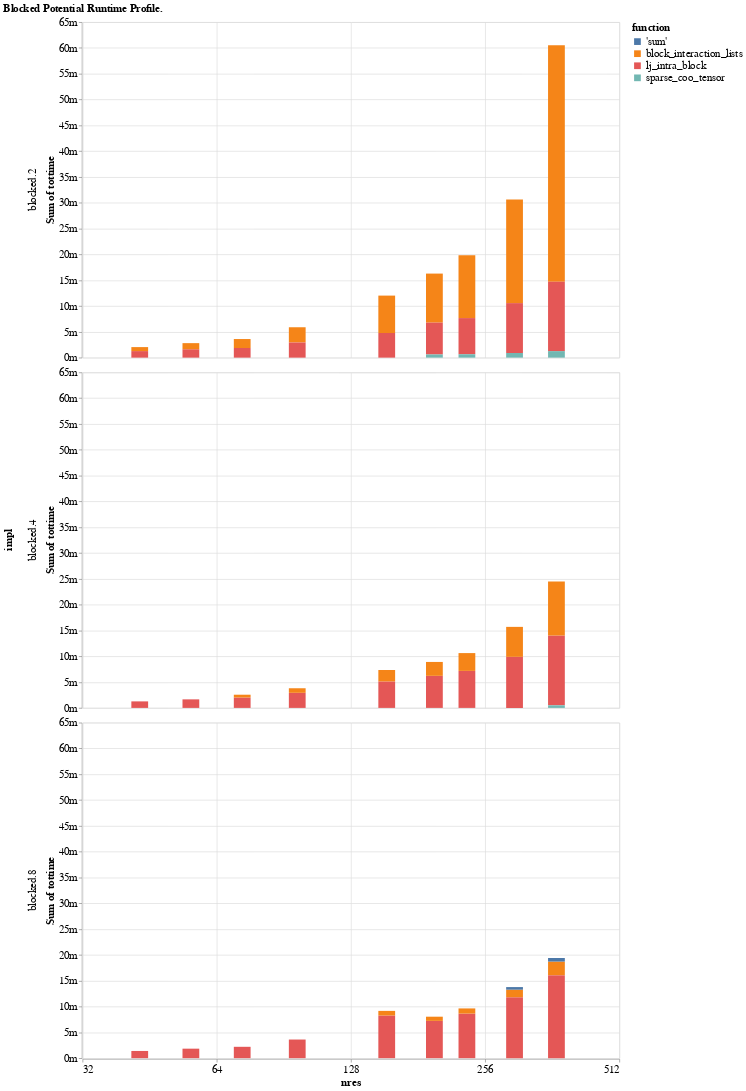

The notebook cell saved with this chart:
### Code cell
pdat = stat_profile(rosetta_score_results)
pdat = pdat[~pdat.impl.str.contains("rosetta")]
rdat = pdat.query("tottime > 500e-6 and fractime > 1e-3")
rdat["function"] = (
    rdat.function_name.str.extract("method (['\.\w]*)")
    .where(lambda v: ~pandas.isna(v), rdat.function_name)
    .map(lambda v: v.split(".")[-1])
)

encoding = dict(
    x=altair.X(
        "nres", axis=altair.Axis(format="s"), scale=altair.Scale(type="log", base=2)
    ),
    y=altair.Y("sum(tottime)", axis=altair.Axis(format="s")),
    color="function",
    row="impl",
)

c = (altair.Chart(rdat).mark_bar().encode(**encoding)).configure(
    bar={"continuousBandSize": 25}
)
c.title = "Blocked Potential Runtime Profile."
c

### Figure 1 — Vega-Lite specification as saved in the notebook (floating-point values rounded to 4 significant figures)
{"$schema": "https://vega.github.io/schema/vega-lite/v2.6.0.json", "config": {"axis": {"labelFontSize": 16, "titleFontSize": 16}, "bar": {"continuousBandSize": 25}, "header": {"labelFontSize": 16, "titleFontSize": 16}, "legend": {"labelFontSize": 16, "titleFontSize": 16}, "title": {"fontSize": 16}, "view": {"height": 500, "width": 800}}, "data": {"name": "data-e7e91e11b7e24799ba773ab44dcf2fb8"}, "datasets": {"data-e7e91e11b7e24799ba773ab44dcf2fb8": [{"cumtime": 0.002956, "cumtime_per": 0.002956, "device": "cpu", "fractime": 0.46, "function": "block_interaction_lists", "function_name": "~:0(<built-in method tmol_score_ljlk_cpp_potential_cpu.block_interaction_lists>)", "impl": "blocked.2", "model": "BYSIZE_100", "name": "score.tmol_lj_cpu_cpp.blocked.2", "natoms": 1864, "ncalls": 1, "ncalls_recursion": "1", "nres": 97, "tottime": 0.002956, "tottime_per": 0.002956}, {"cumtime": 0.002932, "cumtime_per": 0.002932, "device": "cpu", "fractime": 0.4563, "function": "lj_intra_block", "function_name": "~:0(<built-in method tmol_score_ljlk_cpp_potential_cpu.lj_intra_block>)", "impl": "blocked.2", "model": "BYSIZE_100", "name": "score.tmol_lj_cpu_cpp.blocked.2", "natoms": 1864, "ncalls": 1, "ncalls_recursion": "1", "nres": 97, "tottime": 0.002932, "tottime_per": 0.002932}, {"cumtime": 0.002923, "cumtime_per": 0.002923, "device": "cpu", "fractime": 0.6964, "function": "lj_intra_block", "function_name": "~:0(<built-in method tmol_score_ljlk_cpp_potential_cpu.lj_intra_block>)", "impl": "blocked.4", "model": "BYSIZE_100", "name": "score.tmol_lj_cpu_cpp.blocked.4", "natoms": 1864, "ncalls": 1, "ncalls_recursion": "1", "nres": 97, "tottime": 0.002923, "tottime_per": 0.002923}, {"cumtime": 0.000884, "cumtime_per": 0.000884, "device": "cpu", "fractime": 0.2106, "function": "block_interaction_lists", "function_name": "~:0(<built-in method tmol_score_ljlk_cpp_potential_cpu.block_interaction_lists>)", "impl": "blocked.4", "model": "BYSIZE_100", "name": "score.tmol_lj_cpu_cpp.blocked.4", "natoms": 1864, "ncalls": 1, "ncalls_recursion": "1", "nres": 97, "tottime": 0.000884, "tottime_per": 0.000884}, {"cumtime": 0.00361, "cumtime_per": 0.00361, "device": "cpu", "fractime": 0.8413, "function": "lj_intra_block", "function_name": "~:0(<built-in method tmol_score_ljlk_cpp_potential_cpu.lj_intra_block>)", "impl": "blocked.8", "model": "BYSIZE_100", "name": "score.tmol_lj_cpu_cpp.blocked.8", "natoms": 1864, "ncalls": 1, "ncalls_recursion": "1", "nres": 97, "tottime": 0.00361, "tottime_per": 0.00361}, {"cumtime": 0.007246, "cumtime_per": 0.007246, "device": "cpu", "fractime": 0.5684, "function": "block_interaction_lists", "function_name": "~:0(<built-in method tmol_score_ljlk_cpp_potential_cpu.block_interaction_lists>)", "impl": "blocked.2", "model": "BYSIZE_150", "name": "score.tmol_lj_cpu_cpp.blocked.2", "natoms": 3016, "ncalls": 1, "ncalls_recursion": "1", "nres": 154, "tottime": 0.007246, "tottime_per": 0.007246}, {"cumtime": 0.004774, "cumtime_per": 0.004774, "device": "cpu", "fractime": 0.3745, "function": "lj_intra_block", "function_name": "~:0(<built-in method tmol_score_ljlk_cpp_potential_cpu.lj_intra_block>)", "impl": "blocked.2", "model": "BYSIZE_150", "name": "score.tmol_lj_cpu_cpp.blocked.2", "natoms": 3016, "ncalls": 1, "ncalls_recursion": "1", "nres": 154, "tottime": 0.004774, "tottime_per": 0.004774}, {"cumtime": 0.005133, "cumtime_per": 0.005133, "device": "cpu", "fractime": 0.652, "function": "lj_intra_block", "function_name": "~:0(<built-in method tmol_score_ljlk_cpp_potential_cpu.lj_intra_block>)", "impl": "blocked.4", "model": "BYSIZE_150", "name": "score.tmol_lj_cpu_cpp.blocked.4", "natoms": 3016, "ncalls": 1, "ncalls_recursion": "1", "nres": 154, "tottime": 0.005133, "tottime_per": 0.005133}, {"cumtime": 0.002212, "cumtime_per": 0.002212, "device": "cpu", "fractime": 0.281, "function": "block_interaction_lists", "function_name": "~:0(<built-in method tmol_score_ljlk_cpp_potential_cpu.block_interaction_lists>)", "impl": "blocked.4", "model": "BYSIZE_150", "name": "score.tmol_lj_cpu_cpp.blocked.4", "natoms": 3016, "ncalls": 1, "ncalls_recursion": "1", "nres": 154, "tottime": 0.002212, "tottime_per": 0.002212}, {"cumtime": 0.008269, "cumtime_per": 0.008269, "device": "cpu", "fractime": 0.8347, "function": "lj_intra_block", "function_name": "~:0(<built-in method tmol_score_ljlk_cpp_potential_cpu.lj_intra_block>)", "impl": "blocked.8", "model": "BYSIZE_150", "name": "score.tmol_lj_cpu_cpp.blocked.8", "natoms": 3016, "ncalls": 1, "ncalls_recursion": "1", "nres": 154, "tottime": 0.008269, "tottime_per": 0.008269}, {"cumtime": 0.000892, "cumtime_per": 0.000892, "device": "cpu", "fractime": 0.09004, "function": "block_interaction_lists", "function_name": "~:0(<built-in method tmol_score_ljlk_cpp_potential_cpu.block_interaction_lists>)", "impl": "blocked.8", "model": "BYSIZE_150", "name": "score.tmol_lj_cpu_cpp.blocked.8", "natoms": 3016, "ncalls": 1, "ncalls_recursion": "1", "nres": 154, "tottime": 0.000892, "tottime_per": 0.000892}, {"cumtime": 0.00127, "cumtime_per": 0.00127, "device": "cpu", "fractime": 0.5323, "function": "lj_intra_block", "function_name": "~:0(<built-in method tmol_score_ljlk_cpp_potential_cpu.lj_intra_block>)", "impl": "blocked.2", "model": "BYSIZE_40", "name": "score.tmol_lj_cpu_cpp.blocked.2", "natoms": 816, "ncalls": 1, "ncalls_recursion": "1", "nres": 43, "tottime": 0.00127, "tottime_per": 0.00127}, {"cumtime": 0.000773, "cumtime_per": 0.000773, "device": "cpu", "fractime": 0.324, "function": "block_interaction_lists", "function_name": "~:0(<built-in method tmol_score_ljlk_cpp_potential_cpu.block_interaction_lists>)", "impl": "blocked.2", "model": "BYSIZE_40", "name": "score.tmol_lj_cpu_cpp.blocked.2", "natoms": 816, "ncalls": 1, "ncalls_recursion": "1", "nres": 43, "tottime": 0.000773, "tottime_per": 0.000773}, {"cumtime": 0.001264, "cumtime_per": 0.001264, "device": "cpu", "fractime": 0.7121, "function": "lj_intra_block", "function_name": "~:0(<built-in method tmol_score_ljlk_cpp_potential_cpu.lj_intra_block>)", "impl": "blocked.4", "model": "BYSIZE_40", "name": "score.tmol_lj_cpu_cpp.blocked.4", "natoms": 816, "ncalls": 1, "ncalls_recursion": "1", "nres": 43, "tottime": 0.001264, "tottime_per": 0.001264}, {"cumtime": 0.001397, "cumtime_per": 0.001397, "device": "cpu", "fractime": 0.7965, "function": "lj_intra_block", "function_name": "~:0(<built-in method tmol_score_ljlk_cpp_potential_cpu.lj_intra_block>)", "impl": "blocked.8", "model": "BYSIZE_40", "name": "score.tmol_lj_cpu_cpp.blocked.8", "natoms": 816, "ncalls": 1, "ncalls_recursion": "1", "nres": 43, "tottime": 0.001397, "tottime_per": 0.001397}, {"cumtime": 0.001864, "cumtime_per": 0.001864, "device": "cpu", "fractime": 0.4612, "function": "lj_intra_block", "function_name": "~:0(<built-in method tmol_score_ljlk_cpp_potential_cpu.lj_intra_block>)", "impl": "blocked.2", "model": "BYSIZE_75", "name": "score.tmol_lj_cpu_cpp.blocked.2", "natoms": 1368, "ncalls": 1, "ncalls_recursion": "1", "nres": 73, "tottime": 0.001864, "tottime_per": 0.001864}, {"cumtime": 0.00174, "cumtime_per": 0.00174, "device": "cpu", "fractime": 0.4305, "function": "block_interaction_lists", "function_name": "~:0(<built-in method tmol_score_ljlk_cpp_potential_cpu.block_interaction_lists>)", "impl": "blocked.2", "model": "BYSIZE_75", "name": "score.tmol_lj_cpu_cpp.blocked.2", "natoms": 1368, "ncalls": 1, "ncalls_recursion": "1", "nres": 73, "tottime": 0.00174, "tottime_per": 0.00174}, {"cumtime": 0.002015, "cumtime_per": 0.002015, "device": "cpu", "fractime": 0.7014, "function": "lj_intra_block", "function_name": "~:0(<built-in method tmol_score_ljlk_cpp_potential_cpu.lj_intra_block>)", "impl": "blocked.4", "model": "BYSIZE_75", "name": "score.tmol_lj_cpu_cpp.blocked.4", "natoms": 1368, "ncalls": 1, "ncalls_recursion": "1", "nres": 73, "tottime": 0.002015, "tottime_per": 0.002015}, {"cumtime": 0.000541, "cumtime_per": 0.000541, "device": "cpu", "fractime": 0.1883, "function": "block_interaction_lists", "function_name": "~:0(<built-in method tmol_score_ljlk_cpp_potential_cpu.block_interaction_lists>)", "impl": "blocked.4", "model": "BYSIZE_75", "name": "score.tmol_lj_cpu_cpp.blocked.4", "natoms": 1368, "ncalls": 1, "ncalls_recursion": "1", "nres": 73, "tottime": 0.000541, "tottime_per": 0.000541}, {"cumtime": 0.002201, "cumtime_per": 0.002201, "device": "cpu", "fractime": 0.8256, "function": "lj_intra_block", "function_name": "~:0(<built-in method tmol_score_ljlk_cpp_potential_cpu.lj_intra_block>)", "impl": "blocked.8", "model": "BYSIZE_75", "name": "score.tmol_lj_cpu_cpp.blocked.8", "natoms": 1368, "ncalls": 1, "ncalls_recursion": "1", "nres": 73, "tottime": 0.002201, "tottime_per": 0.002201}, {"cumtime": 0.00163, "cumtime_per": 0.00163, "device": "cpu", "fractime": 0.5107, "function": "lj_intra_block", "function_name": "~:0(<built-in method tmol_score_ljlk_cpp_potential_cpu.lj_intra_block>)", "impl": "blocked.2", "model": "BYSIZE_55", "name": "score.tmol_lj_cpu_cpp.blocked.2", "natoms": 1080, "ncalls": 1, "ncalls_recursion": "1", "nres": 56, "tottime": 0.00163, "tottime_per": 0.00163}, {"cumtime": 0.00118, "cumtime_per": 0.00118, "device": "cpu", "fractime": 0.3697, "function": "block_interaction_lists", "function_name": "~:0(<built-in method tmol_score_ljlk_cpp_potential_cpu.block_interaction_lists>)", "impl": "blocked.2", "model": "BYSIZE_55", "name": "score.tmol_lj_cpu_cpp.blocked.2", "natoms": 1080, "ncalls": 1, "ncalls_recursion": "1", "nres": 56, "tottime": 0.00118, "tottime_per": 0.00118}, {"cumtime": 0.001656, "cumtime_per": 0.001656, "device": "cpu", "fractime": 0.7178, "function": "lj_intra_block", "function_name": "~:0(<built-in method tmol_score_ljlk_cpp_potential_cpu.lj_intra_block>)", "impl": "blocked.4", "model": "BYSIZE_55", "name": "score.tmol_lj_cpu_cpp.blocked.4", "natoms": 1080, "ncalls": 1, "ncalls_recursion": "1", "nres": 56, "tottime": 0.001656, "tottime_per": 0.001656}, {"cumtime": 0.00184, "cumtime_per": 0.00184, "device": "cpu", "fractime": 0.8222, "function": "lj_intra_block", "function_name": "~:0(<built-in method tmol_score_ljlk_cpp_potential_cpu.lj_intra_block>)", "impl": "blocked.8", "model": "BYSIZE_55", "name": "score.tmol_lj_cpu_cpp.blocked.8", "natoms": 1080, "ncalls": 1, "ncalls_recursion": "1", "nres": 56, "tottime": 0.00184, "tottime_per": 0.00184}, {"cumtime": 0.04583, "cumtime_per": 0.04583, "device": "cpu", "fractime": 0.7494, "function": "block_interaction_lists", "function_name": "~:0(<built-in method tmol_score_ljlk_cpp_potential_cpu.block_interaction_lists>)", "impl": "blocked.2", "model": "BYSIZE_400", "name": "score.tmol_lj_cpu_cpp.blocked.2", "natoms": 7176, "ncalls": 1, "ncalls_recursion": "1", "nres": 370, "tottime": 0.04583, "tottime_per": 0.04583}, {"cumtime": 0.01345, "cumtime_per": 0.01345, "device": "cpu", "fractime": 0.2199, "function": "lj_intra_block", "function_name": "~:0(<built-in method tmol_score_ljlk_cpp_potential_cpu.lj_intra_block>)", "impl": "blocked.2", "model": "BYSIZE_400", "name": "score.tmol_lj_cpu_cpp.blocked.2", "natoms": 7176, "ncalls": 1, "ncalls_recursion": "1", "nres": 370, "tottime": 0.01345, "tottime_per": 0.01345}, {"cumtime": 0.001257, "cumtime_per": 0.001257, "device": "cpu", "fractime": 0.02055, "function": "sparse_coo_tensor", "function_name": "~:0(<built-in method sparse_coo_tensor>)", "impl": "blocked.2", "model": "BYSIZE_400", "name": "score.tmol_lj_cpu_cpp.blocked.2", "natoms": 7176, "ncalls": 1, "ncalls_recursion": "1", "nres": 370, "tottime": 0.001257, "tottime_per": 0.001257}, {"cumtime": 0.01353, "cumtime_per": 0.01353, "device": "cpu", "fractime": 0.5388, "function": "lj_intra_block", "function_name": "~:0(<built-in method tmol_score_ljlk_cpp_potential_cpu.lj_intra_block>)", "impl": "blocked.4", "model": "BYSIZE_400", "name": "score.tmol_lj_cpu_cpp.blocked.4", "natoms": 7176, "ncalls": 1, "ncalls_recursion": "1", "nres": 370, "tottime": 0.01353, "tottime_per": 0.01353}, {"cumtime": 0.01044, "cumtime_per": 0.01044, "device": "cpu", "fractime": 0.416, "function": "block_interaction_lists", "function_name": "~:0(<built-in method tmol_score_ljlk_cpp_potential_cpu.block_interaction_lists>)", "impl": "blocked.4", "model": "BYSIZE_400", "name": "score.tmol_lj_cpu_cpp.blocked.4", "natoms": 7176, "ncalls": 1, "ncalls_recursion": "1", "nres": 370, "tottime": 0.01044, "tottime_per": 0.01044}, {"cumtime": 0.000501, "cumtime_per": 0.000501, "device": "cpu", "fractime": 0.01995, "function": "sparse_coo_tensor", "function_name": "~:0(<built-in method sparse_coo_tensor>)", "impl": "blocked.4", "model": "BYSIZE_400", "name": "score.tmol_lj_cpu_cpp.blocked.4", "natoms": 7176, "ncalls": 1, "ncalls_recursion": "1", "nres": 370, "tottime": 0.000501, "tottime_per": 0.000501}, {"cumtime": 0.01608, "cumtime_per": 0.01608, "device": "cpu", "fractime": 0.8078, "function": "lj_intra_block", "function_name": "~:0(<built-in method tmol_score_ljlk_cpp_potential_cpu.lj_intra_block>)", "impl": "blocked.8", "model": "BYSIZE_400", "name": "score.tmol_lj_cpu_cpp.blocked.8", "natoms": 7176, "ncalls": 1, "ncalls_recursion": "1", "nres": 370, "tottime": 0.01608, "tottime_per": 0.01608}, {"cumtime": 0.002634, "cumtime_per": 0.002634, "device": "cpu", "fractime": 0.1323, "function": "block_interaction_lists", "function_name": "~:0(<built-in method tmol_score_ljlk_cpp_potential_cpu.block_interaction_lists>)", "impl": "blocked.8", "model": "BYSIZE_400", "name": "score.tmol_lj_cpu_cpp.blocked.8", "natoms": 7176, "ncalls": 1, "ncalls_recursion": "1", "nres": 370, "tottime": 0.002634, "tottime_per": 0.002634}, {"cumtime": 0.000693, "cumtime_per": 0.000693, "device": "cpu", "fractime": 0.03481, "function": "'sum'", "function_name": "~:0(<method 'sum' of 'torch._C._TensorBase' objects>)", "impl": "blocked.8", "model": "BYSIZE_400", "name": "score.tmol_lj_cpu_cpp.blocked.8", "natoms": 7176, "ncalls": 1, "ncalls_recursion": "1", "nres": 370, "tottime": 0.000693, "tottime_per": 0.000693}, {"cumtime": 0.01218, "cumtime_per": 0.01218, "device": "cpu", "fractime": 0.6034, "function": "block_interaction_lists", "function_name": "~:0(<built-in method tmol_score_ljlk_cpp_potential_cpu.block_interaction_lists>)", "impl": "blocked.2", "model": "BYSIZE_250", "name": "score.tmol_lj_cpu_cpp.blocked.2", "natoms": 4128, "ncalls": 1, "ncalls_recursion": "1", "nres": 233, "tottime": 0.01218, "tottime_per": 0.01218}, {"cumtime": 0.00701, "cumtime_per": 0.00701, "device": "cpu", "fractime": 0.3474, "function": "lj_intra_block", "function_name": "~:0(<built-in method tmol_score_ljlk_cpp_potential_cpu.lj_intra_block>)", "impl": "blocked.2", "model": "BYSIZE_250", "name": "score.tmol_lj_cpu_cpp.blocked.2", "natoms": 4128, "ncalls": 1, "ncalls_recursion": "1", "nres": 233, "tottime": 0.00701, "tottime_per": 0.00701}, {"cumtime": 0.000656, "cumtime_per": 0.000656, "device": "cpu", "fractime": 0.03251, "function": "sparse_coo_tensor", "function_name": "~:0(<built-in method sparse_coo_tensor>)", "impl": "blocked.2", "model": "BYSIZE_250", "name": "score.tmol_lj_cpu_cpp.blocked.2", "natoms": 4128, "ncalls": 1, "ncalls_recursion": "1", "nres": 233, "tottime": 0.000656, "tottime_per": 0.000656}, {"cumtime": 0.00717, "cumtime_per": 0.00717, "device": "cpu", "fractime": 0.6355, "function": "lj_intra_block", "function_name": "~:0(<built-in method tmol_score_ljlk_cpp_potential_cpu.lj_intra_block>)", "impl": "blocked.4", "model": "BYSIZE_250", "name": "score.tmol_lj_cpu_cpp.blocked.4", "natoms": 4128, "ncalls": 1, "ncalls_recursion": "1", "nres": 233, "tottime": 0.00717, "tottime_per": 0.00717}, {"cumtime": 0.00345, "cumtime_per": 0.00345, "device": "cpu", "fractime": 0.3058, "function": "block_interaction_lists", "function_name": "~:0(<built-in method tmol_score_ljlk_cpp_potential_cpu.block_interaction_lists>)", "impl": "blocked.4", "model": "BYSIZE_250", "name": "score.tmol_lj_cpu_cpp.blocked.4", "natoms": 4128, "ncalls": 1, "ncalls_recursion": "1", "nres": 233, "tottime": 0.00345, "tottime_per": 0.00345}, {"cumtime": 0.00864, "cumtime_per": 0.00864, "device": "cpu", "fractime": 0.8244, "function": "lj_intra_block", "function_name": "~:0(<built-in method tmol_score_ljlk_cpp_potential_cpu.lj_intra_block>)", "impl": "blocked.8", "model": "BYSIZE_250", "name": "score.tmol_lj_cpu_cpp.blocked.8", "natoms": 4128, "ncalls": 1, "ncalls_recursion": "1", "nres": 233, "tottime": 0.00864, "tottime_per": 0.00864}, {"cumtime": 0.000997, "cumtime_per": 0.000997, "device": "cpu", "fractime": 0.09513, "function": "block_interaction_lists", "function_name": "~:0(<built-in method tmol_score_ljlk_cpp_potential_cpu.block_interaction_lists>)", "impl": "blocked.8", "model": "BYSIZE_250", "name": "score.tmol_lj_cpu_cpp.blocked.8", "natoms": 4128, "ncalls": 1, "ncalls_recursion": "1", "nres": 233, "tottime": 0.000997, "tottime_per": 0.000997}, {"cumtime": 0.009504, "cumtime_per": 0.009504, "device": "cpu", "fractime": 0.5724, "function": "block_interaction_lists", "function_name": "~:0(<built-in method tmol_score_ljlk_cpp_potential_cpu.block_interaction_lists>)", "impl": "blocked.2", "model": "BYSIZE_200", "name": "score.tmol_lj_cpu_cpp.blocked.2", "natoms": 3600, "ncalls": 1, "ncalls_recursion": "1", "nres": 197, "tottime": 0.009504, "tottime_per": 0.009504}, {"cumtime": 0.006167, "cumtime_per": 0.006167, "device": "cpu", "fractime": 0.3714, "function": "lj_intra_block", "function_name": "~:0(<built-in method tmol_score_ljlk_cpp_potential_cpu.lj_intra_block>)", "impl": "blocked.2", "model": "BYSIZE_200", "name": "score.tmol_lj_cpu_cpp.blocked.2", "natoms": 3600, "ncalls": 1, "ncalls_recursion": "1", "nres": 197, "tottime": 0.006167, "tottime_per": 0.006167}, {"cumtime": 0.000615, "cumtime_per": 0.000615, "device": "cpu", "fractime": 0.03704, "function": "sparse_coo_tensor", "function_name": "~:0(<built-in method sparse_coo_tensor>)", "impl": "blocked.2", "model": "BYSIZE_200", "name": "score.tmol_lj_cpu_cpp.blocked.2", "natoms": 3600, "ncalls": 1, "ncalls_recursion": "1", "nres": 197, "tottime": 0.000615, "tottime_per": 0.000615}, {"cumtime": 0.006213, "cumtime_per": 0.006213, "device": "cpu", "fractime": 0.6542, "function": "lj_intra_block", "function_name": "~:0(<built-in method tmol_score_ljlk_cpp_potential_cpu.lj_intra_block>)", "impl": "blocked.4", "model": "BYSIZE_200", "name": "score.tmol_lj_cpu_cpp.blocked.4", "natoms": 3600, "ncalls": 1, "ncalls_recursion": "1", "nres": 197, "tottime": 0.006213, "tottime_per": 0.006213}, {"cumtime": 0.002692, "cumtime_per": 0.002692, "device": "cpu", "fractime": 0.2835, "function": "block_interaction_lists", "function_name": "~:0(<built-in method tmol_score_ljlk_cpp_potential_cpu.block_interaction_lists>)", "impl": "blocked.4", "model": "BYSIZE_200", "name": "score.tmol_lj_cpu_cpp.blocked.4", "natoms": 3600, "ncalls": 1, "ncalls_recursion": "1", "nres": 197, "tottime": 0.002692, "tottime_per": 0.002692}, {"cumtime": 0.007224, "cumtime_per": 0.007224, "device": "cpu", "fractime": 0.8374, "function": "lj_intra_block", "function_name": "~:0(<built-in method tmol_score_ljlk_cpp_potential_cpu.lj_intra_block>)", "impl": "blocked.8", "model": "BYSIZE_200", "name": "score.tmol_lj_cpu_cpp.blocked.8", "natoms": 3600, "ncalls": 1, "ncalls_recursion": "1", "nres": 197, "tottime": 0.007224, "tottime_per": 0.007224}, {"cumtime": 0.000811, "cumtime_per": 0.000811, "device": "cpu", "fractime": 0.09401, "function": "block_interaction_lists", "function_name": "~:0(<built-in method tmol_score_ljlk_cpp_potential_cpu.block_interaction_lists>)", "impl": "blocked.8", "model": "BYSIZE_200", "name": "score.tmol_lj_cpu_cpp.blocked.8", "natoms": 3600, "ncalls": 1, "ncalls_recursion": "1", "nres": 197, "tottime": 0.000811, "tottime_per": 0.000811}, {"cumtime": 0.02008, "cumtime_per": 0.02008, "device": "cpu", "fractime": 0.6466, "function": "block_interaction_lists", "function_name": "~:0(<built-in method tmol_score_ljlk_cpp_potential_cpu.block_interaction_lists>)", "impl": "blocked.2", "model": "BYSIZE_300", "name": "score.tmol_lj_cpu_cpp.blocked.2", "natoms": 5408, "ncalls": 1, "ncalls_recursion": "1", "nres": 298, "tottime": 0.02008, "tottime_per": 0.02008}, {"cumtime": 0.009658, "cumtime_per": 0.009658, "device": "cpu", "fractime": 0.311, "function": "lj_intra_block", "function_name": "~:0(<built-in method tmol_score_ljlk_cpp_potential_cpu.lj_intra_block>)", "impl": "blocked.2", "model": "BYSIZE_300", "name": "score.tmol_lj_cpu_cpp.blocked.2", "natoms": 5408, "ncalls": 1, "ncalls_recursion": "1", "nres": 298, "tottime": 0.009658, "tottime_per": 0.009658}, {"cumtime": 0.000903, "cumtime_per": 0.000903, "device": "cpu", "fractime": 0.02907, "function": "sparse_coo_tensor", "function_name": "~:0(<built-in method sparse_coo_tensor>)", "impl": "blocked.2", "model": "BYSIZE_300", "name": "score.tmol_lj_cpu_cpp.blocked.2", "natoms": 5408, "ncalls": 1, "ncalls_recursion": "1", "nres": 298, "tottime": 0.000903, "tottime_per": 0.000903}, {"cumtime": 0.009897, "cumtime_per": 0.009897, "device": "cpu", "fractime": 0.5952, "function": "lj_intra_block", "function_name": "~:0(<built-in method tmol_score_ljlk_cpp_potential_cpu.lj_intra_block>)", "impl": "blocked.4", "model": "BYSIZE_300", "name": "score.tmol_lj_cpu_cpp.blocked.4", "natoms": 5408, "ncalls": 1, "ncalls_recursion": "1", "nres": 298, "tottime": 0.009897, "tottime_per": 0.009897}, {"cumtime": 0.005802, "cumtime_per": 0.005802, "device": "cpu", "fractime": 0.3489, "function": "block_interaction_lists", "function_name": "~:0(<built-in method tmol_score_ljlk_cpp_potential_cpu.block_interaction_lists>)", "impl": "blocked.4", "model": "BYSIZE_300", "name": "score.tmol_lj_cpu_cpp.blocked.4", "natoms": 5408, "ncalls": 1, "ncalls_recursion": "1", "nres": 298, "tottime": 0.005802, "tottime_per": 0.005802}, {"cumtime": 0.01181, "cumtime_per": 0.01181, "device": "cpu", "fractime": 0.8317, "function": "lj_intra_block", "function_name": "~:0(<built-in method tmol_score_ljlk_cpp_potential_cpu.lj_intra_block>)", "impl": "blocked.8", "model": "BYSIZE_300", "name": "score.tmol_lj_cpu_cpp.blocked.8", "natoms": 5408, "ncalls": 1, "ncalls_recursion": "1", "nres": 298, "tottime": 0.01181, "tottime_per": 0.01181}, {"cumtime": 0.00146, "cumtime_per": 0.00146, "device": "cpu", "fractime": 0.1028, "function": "block_interaction_lists", "function_name": "~:0(<built-in method tmol_score_ljlk_cpp_potential_cpu.block_interaction_lists>)", "impl": "blocked.8", "model": "BYSIZE_300", "name": "score.tmol_lj_cpu_cpp.blocked.8", "natoms": 5408, "ncalls": 1, "ncalls_recursion": "1", "nres": 298, "tottime": 0.00146, "tottime_per": 0.00146}, {"cumtime": 0.000502, "cumtime_per": 0.000502, "device": "cpu", "fractime": 0.03535, "function": "'sum'", "function_name": "~:0(<method 'sum' of 'torch._C._TensorBase' objects>)", "impl": "blocked.8", "model": "BYSIZE_300", "name": "score.tmol_lj_cpu_cpp.blocked.8", "natoms": 5408, "ncalls": 1, "ncalls_recursion": "1", "nres": 298, "tottime": 0.000502, "tottime_per": 0.000502}]}, "encoding": {"color": {"field": "function", "type": "nominal"}, "row": {"field": "impl", "type": "nominal"}, "x": {"axis": {"format": "s"}, "field": "nres", "scale": {"base": 2, "type": "log"}, "type": "quantitative"}, "y": {"aggregate": "sum", "axis": {"format": "s"}, "field": "tottime", "type": "quantitative"}}, "mark": "bar", "title": "Blocked Potential Runtime Profile."}
